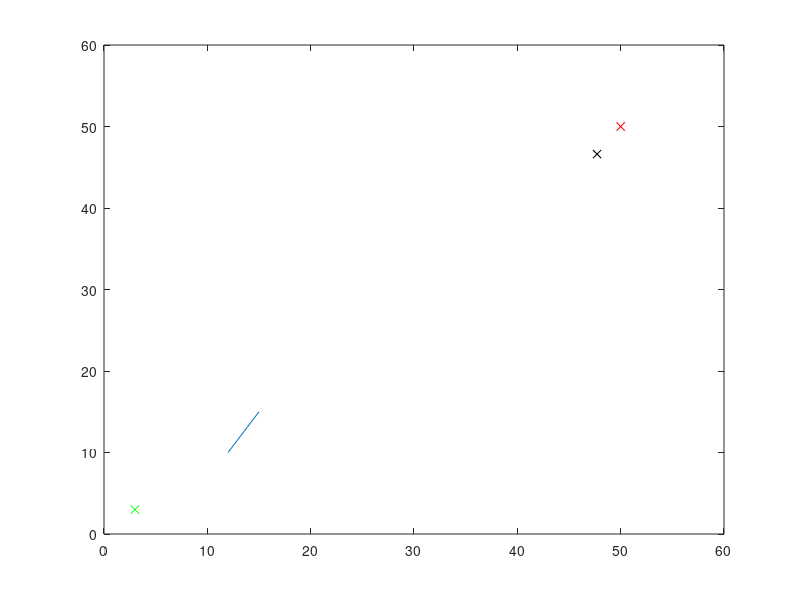

The MATLAB source for this figure: (Note: this script raises an error after producing the figure.)
%Belief Space Naviation
clear
close

x_start = [3;3; 0];
x_goal = [50; 50; 0];        %define goal region as a function of x, y position.
J = @(x,y) 128 - sqrt(x^2 + y^2);     %define cost function.
% always follow calculation of J with J = max(J, 0);
eps = 0.1;
max_iters = 100;        %number of iterations to run
count=1;
course = [0 0 50 50];     %course size - rectangular (x1 y1 x2 y2)
 chance_constraint = .05;   
% initialize vertices, nodes
V = {};             %cell array, each row is a vertex, and each element in the row is a node
n(1).x = x_start;       %node 1 is at x_start
n(1).parent = [1, 1];   %parent node is given by index in cell array v.
n(1).sigma = [.01; .01]; 
n(1).lambda = 0 + .01*randn(3,1);
n(1).SOC = 1;
n(1).cost = 0;
V{1,1} = n(1);
E = {};                 %list of edges between nodes. define by a list of intermediate points?
Q = [];                 %priority queue
%create obstacles - need to turn this into a function, create more complex
%obstacles.
obstacles(:,1) = linspace(12, 15, 25);
obstacles(:,2) = linspace(10, 15, 25);

%state space motion model
A = 1;
B = 1;
C = 1;
% x = [x_pos, y_pos, theta]'
% x(t) = x(t-1) + u(t-1)+w(t)
% z(t) = x(t) + v(t)
% where w is the process noise and v is the system noise, both assumed to be gaussian.


%plot a single line obstacle
plot([obstacles(1,1);obstacles(end,1)],[obstacles(1,2);obstacles(end,2)]);
hold on
plot(V{1,1}.x(1),V{1,1}.x(2), 'gx')
plot(x_goal(1), x_goal(2), 'rx')
axis([0 60 0 60])
while count <max_iters
   %sample a point
   x = rand(2,1); 
   x_new(1,1) = x(1,1)*(course(3) - course(1)) + course(1);
   x_new(2,1) = x(2,1)*(course(4) - course(2)) + course(2);
   x_new(3,1) = 0;
   
   %plot new point
   plot(x_new(1),x_new(2),'kx');
   %find nearest neighbor
    for i=1:(length(V))                            %iterates through each valid node 
      distance = norm(V{i,1}.x -  x_new);                  %finds length between vertex and new coordinate
        if (i==1) || (distance < mindist)               %1st iteration or distance is less than minimum dist
            mindist = distance;
            imin = i;
            v_nearest = V{i,1}.x;                           %chooses single closest point. Consider changing this to a k-nearest search
        end 
    end
    edge = connect(v_nearest, x_new); 
   %draw ellipses, propogate
   [success, x_ret] = propogate(edge, V{imin, 1}, x_new, chance_constraint, obstacles);
   if success == 1 %if there is a connection
        %add x_new to v
        %calculate properties of x_new (like cost, SOC)
            v_new = x_ret;  
            v_new.cost = norm(v_new.x - v_nearest);
            v_new.parent = imin;
%             v_new.SOC = v_new.cost*drain
            %need to write a length function.
%             V{end,1}.cost = len(E{end+1});
            V{end+1, 1} = v_new; %#ok<SAGROW>
        %add edge 
            E{end +1} = edge;    %#ok<SAGROW>
        %add x_new to queue
            Q(end+1) = length(V);
            Q = order(Q);
        %find all v within a radius
            c=10; %coefficient for radius of the ball
            num_nodes = size(V,1)*size(V,2);
            rad = c*(log(num_nodes)/num_nodes)^(1/2);
            %find all vertices within radius
            v_near = [];        %v_near stores the index of the vertex in V.
            for i=1:length(V) - 1;
                dist = norm(V{i,1}.x - v_new.x);
                if dist < rad
                   v_near(end+1) = i;  %#ok<SAGROW>
                end
            end
        %for all nearby vertices
        for k=1:length(v_near)
            %add edges
            e = connect(V{v_near(k),1}.x, V{end,1}.x);
            E{end + 1} = e;
            %update queue
            Q(end+1) = v_near(k);
        end
        %sort Q
        %while queue is not empty
        Q = order(Q);
        while (~isempty(Q)) 
            %n = pop from queue
            [n,Q] = pop(Q);
            for k=1:length(v_near) %for all vneighbor of v(n)
                e_near = connect(V{v_near(k)}.x, V{n}.x);
                %n = PROPOGATE(e_near, n)
                n_new = propogate(e_near, V{v_near(k)}, V{n}, chance_constraint, obstacles);
                %if APPENDBELIEF(v_near, n)
                    %add n to queue
                %end if
            
            end
        end
    end
   count = count +1;
end

mindist = 100;
for i=1:length(V)
   d = norm(V{i,1}.x - x_goal);
   if d<mindist
      mindist = d;
      i_goal= i;
   end
end
plot(V{i_goal,1}.x(1), V{i_goal,1}.x(2), 'ro')
V{i_goal,1}.x
par = V{i_goal, find(V{i_goal}.cost == min(V{i_goal}.cost))}.parent;
i=i_goal;
while par>1
    plot([V{i}.x(1);V{par}.x(1)],[V{i}.x(2);V{par}.x(2)], 'g')
    i = par;
    par = V{par,1}.parent;
end
plot([V{i}.x(1); x_start(1)], [V{i}.x(2); x_start(2)], 'g');

a=V{i_goal,1}.sigma(1); %horizontal radius
b=V{i_goal,1}.sigma(2); %vertical radius
x0=V{i_goal,1}.x(1); % x0,y0 ellipse centre coordinates
y0=V{i_goal,1}.x(2);
t=-pi:0.01:pi;
x=x0+a*cos(t);
y=y0+b*sin(t);
plot(x,y,'b')
